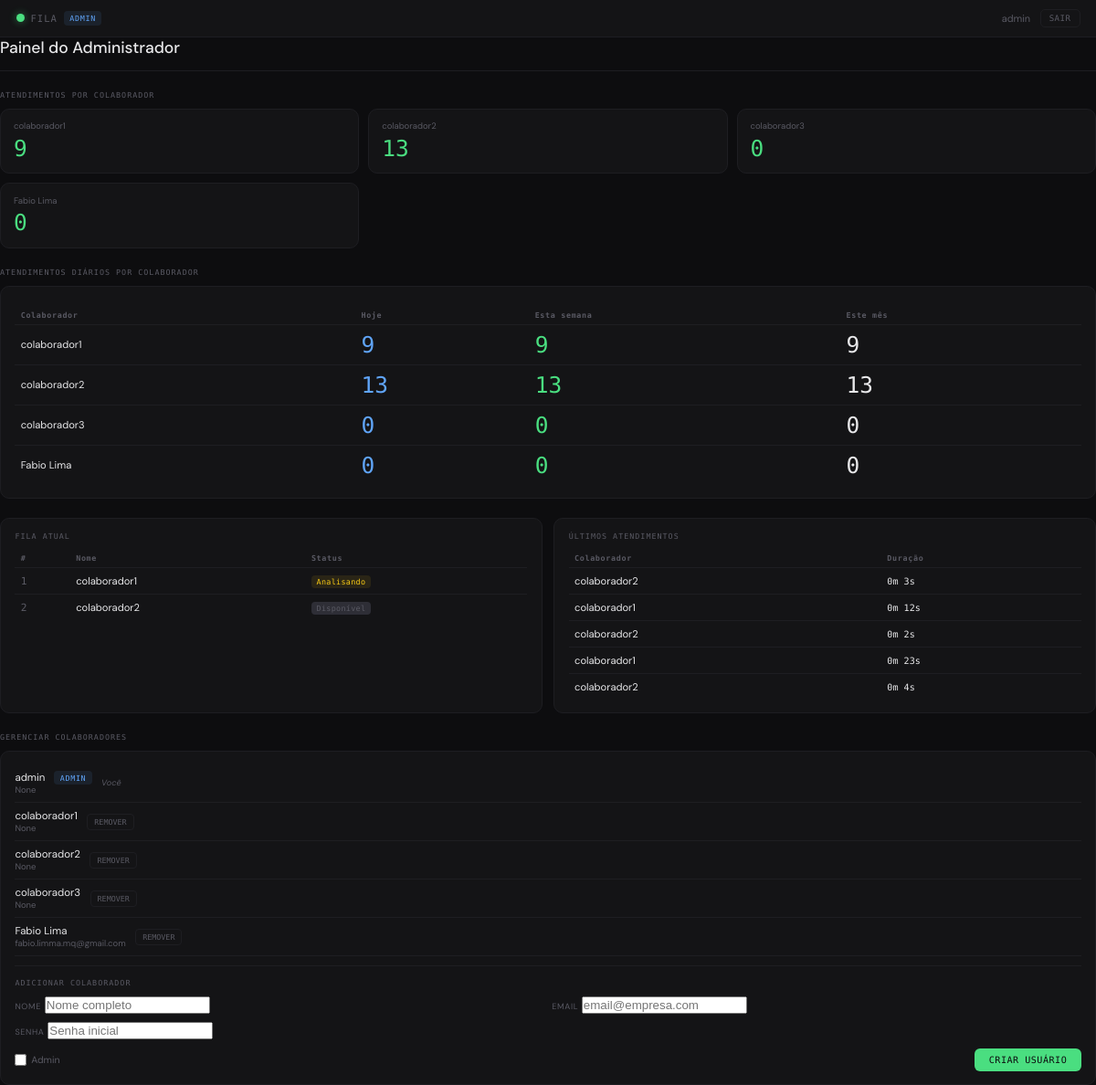
The page /admin (signed in) on the database its author committed.
### models.py (models this page shows)
class User(UserMixin, db.Model):
    id = db.Column(db.Integer, primary_key=True)
    username = db.Column(db.String(50), unique=True, nullable=False)
    email = db.Column(db.String(100), unique=True, nullable=True)
    password = db.Column(db.String(100), nullable=False)
    is_admin = db.Column(db.Boolean, default=False)
    attendances = db.relationship('Attendance', backref='colaborador', lazy=True)

class Queue(db.Model):
    id = db.Column(db.Integer, primary_key=True)
    user_id = db.Column(db.Integer, db.ForeignKey('user.id'), unique=True, nullable=False)
    status = db.Column(db.String(20), default='Disponível') # Disponível, Analisando
    entered_at = db.Column(db.DateTime, default=datetime.utcnow)
    user = db.relationship('User', backref=db.backref('queue_entry', uselist=False))

class Attendance(db.Model):
    id = db.Column(db.Integer, primary_key=True)
    user_id = db.Column(db.Integer, db.ForeignKey('user.id'), nullable=False)
    started_at = db.Column(db.DateTime, default=datetime.utcnow)
    finished_at = db.Column(db.DateTime, nullable=True)
    duration_seconds = db.Column(db.Integer, nullable=True)

### app.py (the view)
@app.route('/admin')
@login_required
def admin():
    if not current_user.is_admin:
        return redirect(url_for('index'))
    all_users = User.query.all()
    history = Attendance.query.filter(Attendance.finished_at != None).order_by(Attendance.finished_at.desc()).limit(50).all()
    stats = []
    for user in all_users:
        if not user.is_admin:
            count = Attendance.query.filter_by(user_id=user.id).filter(Attendance.finished_at != None).count()
            stats.append({'id': user.id, 'username': user.username, 'count': count})
    daily_stats = get_daily_stats()
    queue_list = Queue.query.order_by(Queue.entered_at.asc()).all()
    return render_template('admin.html', stats=stats, history=history, all_users=all_users, daily_stats=daily_stats, queue=queue_list)

### app.py (called while the page is built)
@login_manager.user_loader
def load_user(user_id):
    return User.query.get(int(user_id))

### templates/admin.html (shortened to what this page needs)
{% extends "base.html" %}
{% block content %}
<div class="admin-main">
  <div class="header-row">
    <div class="header-title">
      <h2>Painel do Administrador</h2>
    </div>
  </div>
  {% if stats %}
  <div class="sec-title">Atendimentos por colaborador</div>
  <div class="stats-grid mb">
    {% for stat in stats %}
    <div class="stat-card">
      <div class="stat-label">{{ stat.username }}</div>
      <div class="stat-value green">{{ stat.count }}</div>
    </div>
    {% endfor %}
  </div>
  {% endif %}
  {% if daily_stats %}
  <div class="sec-title">Atendimentos diários por colaborador</div>
  <div class="card mb">
    <table class="admin-table">
      <thead>
        <tr>
          <th>Colaborador</th>
          <th>Hoje</th>
          <th>Esta semana</th>
          <th>Este mês</th>
        </tr>
      </thead>
      <tbody>
        {% for stat in daily_stats %}
        <tr>
          <td>{{ stat.username }}</td>
          <td>
            <span class="stat-value blue">{{ stat.today }}</span>
          </td>
          <td>
            <span class="stat-value green">{{ stat.this_week }}</span>
          </td>
          <td>
            <span class="stat-value">{{ stat.this_month }}</span>
          </td>
        </tr>
        {% endfor %}
      </tbody>
    </table>
  </div>
  {% endif %}
  <div class="two-col mb">
    <div class="card">
      <div class="sec-title">Fila atual</div>
      <table class="admin-table">
        <thead>
          <tr><th>#</th><th>Nome</th><th>Status</th></tr>
        </thead>
        <tbody>
          {% if not queue %}
            <tr>
              <td colspan="3" style="text-align:center; color:var(--muted); padding: 1rem;">Ninguém na fila</td>
            </tr>
          {% else %}
            {% for entry in queue %}
            <tr>
              <td style="color:var(--muted);font-family:'DM Mono',monospace">{{ loop.index }}</td>
              <td>{{ entry.user.username }}</td>
              <td>
                {% if loop.first and entry.status == 'Disponível' %}
                <span class="status-badge vez">Na vez</span>
                {% elif entry.status == 'Analisando' %}
                <span class="status-badge analisando">Analisando</span>
                {% else %}
                <span class="status-badge aguardando">Disponível</span>
                {% endif %}
              </td>
            </tr>
            {% endfor %}
          {% endif %}
        </tbody>
      </table>
    </div>
    <div class="card">
      <div class="sec-title">Últimos atendimentos</div>
      <table class="admin-table">
        <thead>
          <tr><th>Colaborador</th><th>Duração</th></tr>
        </thead>
        <tbody>
          {% if not history %}
            <tr>
              <td colspan="2" style="text-align:center; color:var(--muted); padding: 1rem;">Nenhum atendimento</td>
            </tr>
          {% else %}
            {% for record in history[:5] %}
            <tr>
              <td>{{ record.colaborador.username }}</td>
              <td>
                <span style="font-family:'DM Mono',monospace; font-size:0.72rem;">
                  {{ (record.duration_seconds // 60) }}m {{ (record.duration_seconds % 60) }}s
                </span>
              </td>
            </tr>
            {% endfor %}
          {% endif %}
        </tbody>
      </table>
    </div>
  </div>
  <div class="sec-title">Gerenciar colaboradores</div>
  <div class="card">
    {% for user in all_users %}
    <div class="user-row">
      <div>
        <div class="u-nome">
          {{ user.username }}
          {% if user.is_admin %}
          <span class="admin-badge" style="margin-left: 0.5rem;">ADMIN</span>
          {% endif %}
        </div>
        <div class="u-email">{{ user.email }}</div>
      </div>
      {% if user.id != current_user.id %}
      <form action="{{ url_for('delete_user', user_id=user.id) }}" method="POST" onsubmit="return confirm('Tem certeza que deseja remover este usuário?')" style="display:inline;">
        <button type="submit" class="btn-rem">REMOVER</button>
      </form>
      {% else %}
      <span style="font-size: 0.65rem; color: var(--muted); font-style: italic;">Você</span>
      {% endif %}
    </div>
    {% endfor %}
    <div style="border-top: 1px solid var(--border); margin-top: 0.75rem; padding-top: 0.9rem;">
      <div class="sec-title">Adicionar colaborador</div>
      <form action="{{ url_for('create_user') }}" method="POST">
        <div class="form-row">
          <div class="form-group">
            <label>Nome</label>
            <input type="text" name="username" placeholder="Nome completo" required>
          </div>
          <div class="form-group">
            <label>Email</label>
            <input type="email" name="email" placeholder="email@empresa.com" required>
          </div>
          <div class="form-group">
            <label>Senha</label>
            <input type="password" name="password" placeholder="Senha inicial" required>
          </div>
        </div>
        <div class="form-foot">
          <label style="display: flex; align-items: center; gap: 0.35rem;">
            <input type="checkbox" name="is_admin" id="is_admin" style="width: auto;">
            <span>Admin</span>
          </label>
          <button type="submit" class="btn-criar">CRIAR USUÁRIO</button>
        </div>
      </form>
    </div>
  </div>
</div>
{% endblock %}

### templates/base.html (shortened to what this page needs)
<!DOCTYPE html>
<html lang="pt-BR">
<head>
</head>
<body>
{% if current_user.is_authenticated %}
<div class="app-header">
  <div class="hdr-logo">
    <div class="hdr-dot"></div>
    <span class="hdr-title">FILA</span>
    {% if current_user.is_admin %}
    <span class="admin-badge">ADMIN</span>
    {% endif %}
  </div>
  <div class="hdr-right">
    <span class="hdr-user">{{ current_user.username }}</span>
    <a href="{{ url_for('logout') }}" class="btn-ghost">SAIR</a>
  </div>
</div>
{% endif %}
{% block content %}{% endblock %}
</body>
</html>

### rows shown on the page
User: username "admin", is_admin "ADMIN", email "None", shows "Você"
User: username "colaborador1", count "9", today "9", this_week "9", this_month "9", email "None"
User: username "colaborador2", count "13", today "13", this_week "13", this_month "13", email "None"
User: username "colaborador3", count "0", today "0", this_week "0", this_month "0", email "None"
User: username "Fabio Lima", count "0", today "0", this_week "0", this_month "0", email "fabio.limma.mq@gmail.com"
Queue: user.username "colaborador1", status "Analisando"
Queue: user.username "colaborador2", status "Disponível"
Attendance: colaborador.username "colaborador2", duration_seconds "0", (record.duration_seconds%60) "3"
Attendance: colaborador.username "colaborador1", duration_seconds "0", (record.duration_seconds%60) "12"
Attendance: colaborador.username "colaborador2", duration_seconds "0", (record.duration_seconds%60) "2"
Attendance: colaborador.username "colaborador1", duration_seconds "0", (record.duration_seconds%60) "23"
Attendance: colaborador.username "colaborador2", duration_seconds "0", (record.duration_seconds%60) "4"
